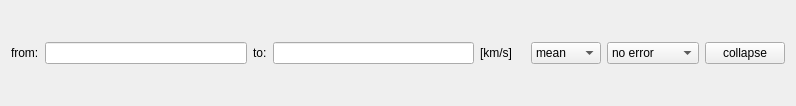
<?xml version="1.0" encoding="UTF-8"?>
<ui version="4.0">
 <class>MomentSettingsWidgetOptical</class>
 <widget class="QWidget" name="MomentSettingsWidgetOptical">
  <property name="geometry">
   <rect>
    <x>0</x>
    <y>0</y>
    <width>796</width>
    <height>106</height>
   </rect>
  </property>
  <property name="windowTitle">
   <string>MomentSettingsWidgetOptical</string>
  </property>
  <layout class="QHBoxLayout" name="horizontalLayout">
   <item>
    <widget class="QLabel" name="fromLabel">
     <property name="sizePolicy">
      <sizepolicy hsizetype="Preferred" vsizetype="Fixed">
       <horstretch>0</horstretch>
       <verstretch>0</verstretch>
      </sizepolicy>
     </property>
     <property name="minimumSize">
      <size>
       <width>0</width>
       <height>24</height>
      </size>
     </property>
     <property name="text">
      <string>&lt;font color='black'&gt;from:&lt;/font&gt;</string>
     </property>
    </widget>
   </item>
   <item>
    <widget class="QLineEdit" name="startValue">
     <property name="minimumSize">
      <size>
       <width>0</width>
       <height>18</height>
      </size>
     </property>
    </widget>
   </item>
   <item>
    <widget class="QLabel" name="toLabel">
     <property name="sizePolicy">
      <sizepolicy hsizetype="Preferred" vsizetype="Fixed">
       <horstretch>0</horstretch>
       <verstretch>0</verstretch>
      </sizepolicy>
     </property>
     <property name="minimumSize">
      <size>
       <width>0</width>
       <height>24</height>
      </size>
     </property>
     <property name="text">
      <string>&lt;font color='black'&gt;to:&lt;/font&gt;</string>
     </property>
    </widget>
   </item>
   <item>
    <widget class="QLineEdit" name="endValue">
     <property name="minimumSize">
      <size>
       <width>0</width>
       <height>20</height>
      </size>
     </property>
    </widget>
   </item>
   <item>
    <widget class="QLabel" name="collapseUnits">
     <property name="sizePolicy">
      <sizepolicy hsizetype="Preferred" vsizetype="Fixed">
       <horstretch>0</horstretch>
       <verstretch>0</verstretch>
      </sizepolicy>
     </property>
     <property name="minimumSize">
      <size>
       <width>45</width>
       <height>24</height>
      </size>
     </property>
     <property name="text">
      <string>&lt;font color='black'&gt;[km/s]&lt;/font&gt;</string>
     </property>
    </widget>
   </item>
   <item>
    <widget class="QComboBox" name="collapseType">
     <property name="minimumSize">
      <size>
       <width>0</width>
       <height>21</height>
      </size>
     </property>
     <item>
      <property name="text">
       <string>mean</string>
      </property>
     </item>
     <item>
      <property name="text">
       <string>median</string>
      </property>
     </item>
     <item>
      <property name="text">
       <string>sum</string>
      </property>
     </item>
    </widget>
   </item>
   <item>
    <widget class="QComboBox" name="collapseError">
     <property name="minimumSize">
      <size>
       <width>0</width>
       <height>21</height>
      </size>
     </property>
     <item>
      <property name="text">
       <string>no error</string>
      </property>
     </item>
     <item>
      <property name="text">
       <string>rmse</string>
      </property>
     </item>
     <item>
      <property name="text">
       <string>propagated</string>
      </property>
     </item>
    </widget>
   </item>
   <item>
    <widget class="QPushButton" name="collapse">
     <property name="sizePolicy">
      <sizepolicy hsizetype="Minimum" vsizetype="Fixed">
       <horstretch>0</horstretch>
       <verstretch>0</verstretch>
      </sizepolicy>
     </property>
     <property name="minimumSize">
      <size>
       <width>0</width>
       <height>21</height>
      </size>
     </property>
     <property name="toolTip">
      <string>Collapse along the spectral axis.</string>
     </property>
     <property name="text">
      <string>collapse</string>
     </property>
    </widget>
   </item>
  </layout>
 </widget>
 <layoutdefault spacing="6" margin="11"/>
 <resources/>
 <connections/>
</ui>
